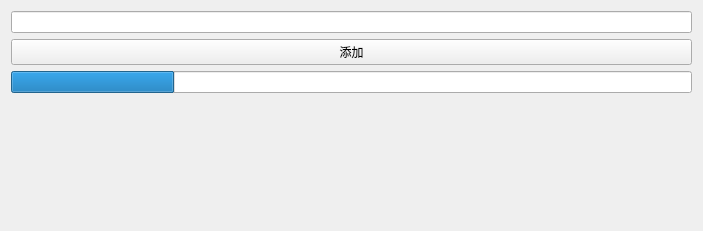
<?xml version="1.0" encoding="UTF-8"?>
<ui version="4.0">
 <class>MainWindow</class>
 <widget class="QMainWindow" name="MainWindow">
  <property name="geometry">
   <rect>
    <x>0</x>
    <y>0</y>
    <width>703</width>
    <height>231</height>
   </rect>
  </property>
  <property name="windowTitle">
   <string>MainWindow</string>
  </property>
  <widget class="QWidget" name="centralWidget">
   <layout class="QVBoxLayout" name="verticalLayout">
    <item>
     <widget class="QLineEdit" name="lineEdit"/>
    </item>
    <item>
     <widget class="QPushButton" name="btnAdd">
      <property name="text">
       <string>添加</string>
      </property>
     </widget>
    </item>
    <item>
     <widget class="QProgressBar" name="pbDownload">
      <property name="value">
       <number>24</number>
      </property>
      <property name="textVisible">
       <bool>false</bool>
      </property>
     </widget>
    </item>
    <item>
     <widget class="QLabel" name="lbPath">
      <property name="text">
       <string/>
      </property>
     </widget>
    </item>
    <item>
     <widget class="QLabel" name="lbInfo">
      <property name="text">
       <string/>
      </property>
     </widget>
    </item>
   </layout>
  </widget>
  <widget class="QMenuBar" name="menuBar">
   <property name="geometry">
    <rect>
     <x>0</x>
     <y>0</y>
     <width>703</width>
     <height>26</height>
    </rect>
   </property>
  </widget>
 </widget>
 <layoutdefault spacing="6" margin="11"/>
 <resources/>
 <connections/>
</ui>
